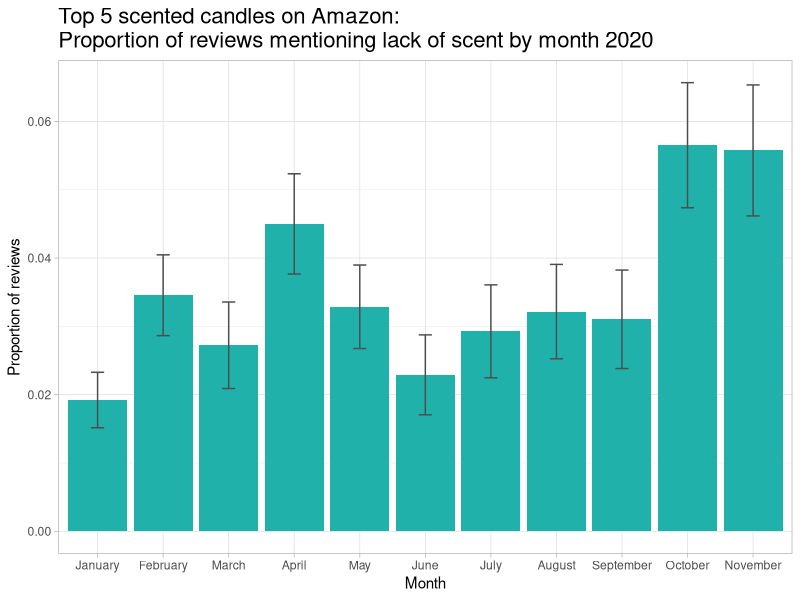

Write the R code that produced this figure.
#### SETUP ####
library(readxl)
library(tidyverse)
library(dplyr)
library(ggplot2)

Scented_All <- read_excel("Scented_all.xlsx") # Note that this dataset has data on 5 candles
Unscented_All <- read_excel("Unscented_all.xlsx")

#### SCENTED CANDLES ####
s <- Scented_All %>%
  arrange(Date) %>%
  filter(Date >= "2017-01-01") %>%
  filter(CandleID <= 3) %>%
  group_by(Date) %>%
  summarise(Rating=mean(Rating))

s1720 <- ggplot(s, aes(x = (as.Date(Date)), y = Rating)) +
  geom_vline(xintercept = as.numeric(as.Date("2020-01-20")), colour = "indianred1", linetype = "dashed")+
  geom_smooth(method = "loess", size = 1.5, colour = "lightseagreen", fill = "lightseagreen") +
  geom_point(alpha = 0.2, colour = "lightseagreen")+
  labs(x = "Date", y = "Average daily rating (1-5)", title = "Top 3 scented candles Amazon reviews 2017-2020")+
  theme_light()+
  theme(plot.title = element_text(size=16))+
  scale_x_date(date_labels = "%m-%Y", date_breaks = "6 month")


#### UNSCENTED CANDLES ####

us <- Unscented_All %>%
  arrange(Date) %>%
  filter(Date >= "2017-01-01") %>%
  group_by(Date) %>%
  summarise(Rating = mean(Rating))

us1720 <- ggplot(us, aes(x = (as.Date(Date)), y = Rating)) +
  geom_vline(xintercept = as.numeric(as.Date("2020-01-20")), colour = "indianred1", linetype = "dashed")+
  geom_smooth(method = "loess", size = 1.5, colour = "goldenrod3", fill = "goldenrod3") +
  geom_point(alpha = 0.2, colour = "goldenrod3")+
  labs(x = "Date", y = "Average daily rating (1-5)", title = "Top 3 unscented candles Amazon reviews 2017-2020")+
  theme_light()+
  theme(plot.title = element_text(size=16))+
  scale_x_date(date_labels = "%m-%Y", date_breaks = "6 month")


#### NO SCENT FUNCTION ####
no_scent <- function(x){
  case_when(
    str_detect(x, "[Nn]o scent") ~ "1", 
    str_detect(x, "[Nn]o smell") ~ "1",
    str_detect(x, "[Dd]oes not smell like") ~ "1",
    str_detect(x, "[Dd]oesn't smell like") ~ "1",
    str_detect(x, "[Cc]an't smell") ~ "1",
    str_detect(x, "[Cc]annot smell") ~ "1",
    str_detect(x, "[Ff]aint smell") ~ "1",
    str_detect(x, "[Ff]aint scent") ~ "1",
    str_detect(x, "[Dd]on't smell") ~ "1",
    str_detect(x, "[Ll]ike nothing") ~ "1",
    TRUE ~ x
  )
  
}

#### REVIEWS MENTIONING LACK OF SCENT 2020 ####
s5 <- Scented_All %>%
  arrange(Date) %>%
  filter(Date >= "2020-01-01") %>%
  mutate(noscent = no_scent(Review)) %>%
  mutate(noscent = ifelse(noscent != 1, 0, 1)) %>%
  mutate(month = reorder(format(Date, '%B'), Date)) %>%
  group_by(month) %>%
  add_tally() %>%
  mutate(se = (sd(noscent))/sqrt(n)) %>%
  summarise(n =n, se=se, noscent = sum(noscent)) %>%
  mutate(nsprop = noscent/n) %>%
  summarise(n=mean(n), se=mean(se), nsprop=mean(nsprop))

s5r <- ggplot(s5, aes(x=as.factor(month), y = nsprop, group = month))+
  geom_bar(stat = "identity", fill = "lightseagreen")+
  geom_errorbar(aes(ymin = (nsprop-se), ymax = (nsprop+se)), width=0.2, colour = "gray30")+
  labs(x = "Month", y = "Proportion of reviews", title = "Top 5 scented candles on Amazon: \nProportion of reviews mentioning lack of scent by month 2020")+
  theme_light()+
  theme(plot.title = element_text(size=16))
s5r

